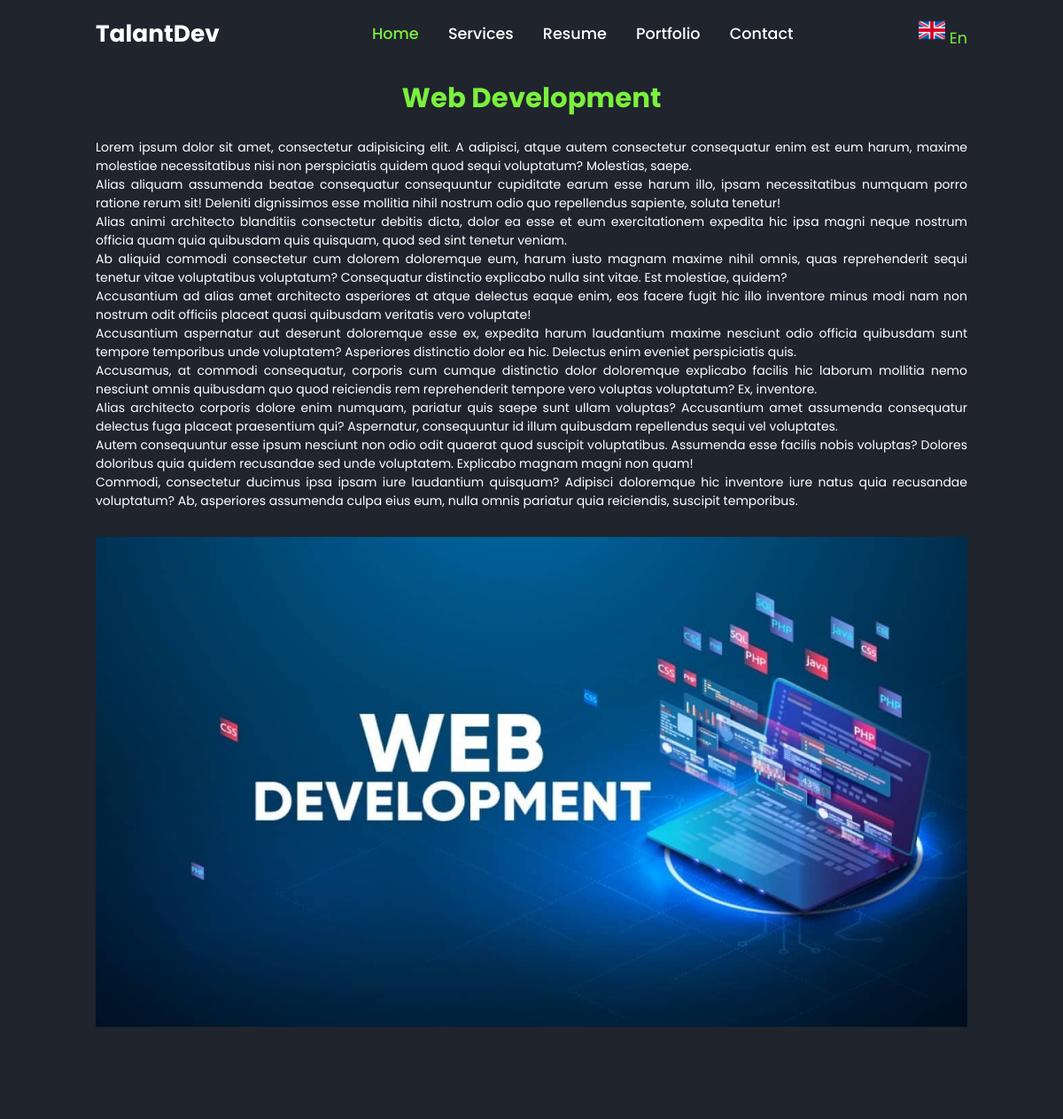
/en/page/1/, run on the app's committed database.
### main/models.py (models this page shows, shortened)
class Language(models.Model):
    base = models.CharField(max_length=20)
    base_url = models.CharField(max_length=20)
    base_img = models.ImageField(upload_to='images/', null=True)
    first = models.CharField(max_length=20)
    first_url = models.CharField(max_length=20)
    first_img = models.ImageField(upload_to='images/', null=True)
    second = models.CharField(max_length=20)
    second_url = models.CharField(max_length=20)
    second_img = models.ImageField(upload_to='images/', null=True)
    create_at = models.DateTimeField(auto_now_add=True)
    update_at = models.DateTimeField(auto_now=True)

class SectionPage(models.Model):
    name = models.CharField(max_length=200, verbose_name="Section Name")
    content = RichTextUploadingField(verbose_name='Content')
    create_at = models.DateTimeField(auto_now_add=True)
    update_at = models.DateTimeField(auto_now=True)

### main/views.py (the view)
# urls.py: path('page/<int:pk>/', views.page_views, name='page'),
def page_views(request, pk):
    try:
        page = SectionPage.objects.get(pk=pk)
    except SectionPage.DoesNotExist:
        return redirect('main:welcome')
    language = get_languages()
    context = {
        'language': language,
        'page': page,
    }
    return render(request, 'page.html', context)

### main/function.py (called while the page is built)
def get_languages():
    return Language.objects.first()

### templates/page.html (shortened to what this page needs)
<!doctype html>
{% load static %}
{% load i18n %}
<html lang="en">
<head>
    <link href='https://unpkg.com/boxicons@2.1.4/css/boxicons.min.css' rel='stylesheet'>
    <link rel="stylesheet" href="{% static 'style/style.css' %}">
</head>
<body>
<header class="active">
    <a href="{% url 'main:welcome' %}" class="logo">{% trans "TalantDev" %}</a>
    <nav>
        <a href="{% url 'main:welcome' %}" class="active">{% trans "Home" %}</a>
        <a href="{% url 'main:services' %}">{% trans "Services" %}</a>
        <a href="{% url 'main:resume' %}">{% trans "Resume" %}</a>
        <a href="{% url 'main:portfolio' %}">{% trans "Portfolio" %}</a>
        <a href="{% url 'main:contact' %}">{% trans "Contact" %}</a>
    </nav>
    <div class="dropdowns">
        <span id="lang">
            <img src="{{ language.base_img.url }}" alt="" width="30">
            {{ language.base }}
        </span>
    </div>
</header>
<div class="bars-box active">
    <div class="bar" style="--i:6;"></div>
    <div class="bar" style="--i:1;"></div>
</div>
<section class="service active">
    <h2 class="heading">
        <span>
            {{ page.name }}
        </span>
    </h2>
    <div class="home-detail">
        <p>
            {{ page.content|safe }}
        </p>
    </div>
</section>
</body>
</html>

### static/style/style.css (style rules this page uses)
* { margin: 0; padding: 0; box-sizing: border-box; text-decoration: none; border: none; outline: none; font-family: "Poppins", "sans-serif"; }
:root { --bg-color: #1f242d; --second-bg-color: #323946; --main-color: #7cf03d; --white-color: #fff; --disabled-color: #fff3; }
html { font-size: 62.5%; }
body { color: var(--white-color); }
header { position: fixed; top: 0; left: 0; width: 100%; padding: 2rem 9%; background: var(--bg-color); display: flex; justify-content: space-between; align-items: center; z-index: 100; visibility: hidden; opacity: 0; }
header.active { animation: show-header 1.5s linear forwards; animation-delay: 1.2s; }
.logo { font-size: 3rem; color: var(--white-color); font-weight: 700; }
nav a { font-size: 2rem; color: var(--white-color); font-weight: 500; margin-left: 3.5rem; transition: 0.5s; }
nav a:hover, nav a.active { color: var(--main-color); }
.dropdowns { position: relative; display: inline-block; font-size: 2rem; }
.bars-box { position: absolute; width: 100%; height: 100%; display: flex; }
.bars-box .bar { width: 100%; height: 100%; background: var(--bg-color); animation: hide-bars 0.5s ease-in-out both; animation-delay: calc(0.1s * var(--i)); }
.bars-box.active .bar { animation: show-bars 0.5s ease-in-out both; animation-delay: calc(0.1s * var(--i)); }
section { position: absolute; width: 100%; height: 100%; padding: 10rem 9% 2rem; visibility: hidden; opacity: 0; overflow: hidden; }
section.active { animation: show-content 1.5s linear forwards; animation-delay: 1.6s; }
.home-detail p { font-size: 1.6rem; margin: 1rem 0 2.5rem; }
.heading { font-size: 3.5rem; text-align: center; margin-bottom: 1rem; }
.heading span { color: var(--main-color); }
.dropdowns span { color: var(--main-color); }
@media screen and (max-width: 1200px) { html { font-size: 55%; } }

### data on the page
Language: base_img (picture), base "En"
SectionPage: name "Web Development", content "Lorem ipsum dolor sit amet, consectetur adipisicing elit. A adipisci, atque autem consectetur consequatur enim est eum harum, maxime molestiae necessitatibus nisi non perspiciatis quidem quod sequi voluptatum? Molestias, saepe. Alias aliquam assumenda beatae consequatur consequuntur cupiditate earum esse harum illo, ipsam necessitatibus numquam porro ratione rerum sit! Deleniti dignissimos esse mollitia nihil nostrum odio quo repellendus sapiente, soluta tenetur! Alias animi architecto blanditiis consectetur debitis dicta, dolor ea esse et eum exercitationem expedita hic ipsa magni neque nostrum officia quam quia quibusdam quis quisquam, quod sed sint tenetur veniam. Ab aliquid commodi…", content (picture)
